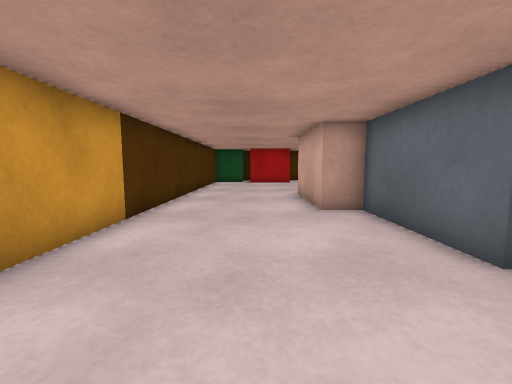
[1] (above)

12 first-person views from a walk through a Gazebo world. The camera is 0.31 m above the floor, tilts 6° down and sees 90° across. The floor is counted in squares, 0.25 m on a side. Each view is taken from the middle of a square. On the plan, view 1 faces up. The plan holds only what a view shows up to about 12 squares ahead; the rest is blank. The place goes on beyond the plan.

[2]
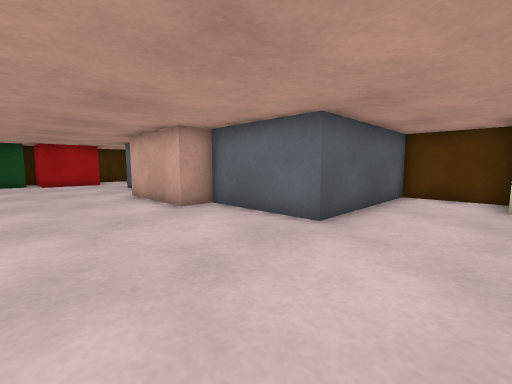

[3]
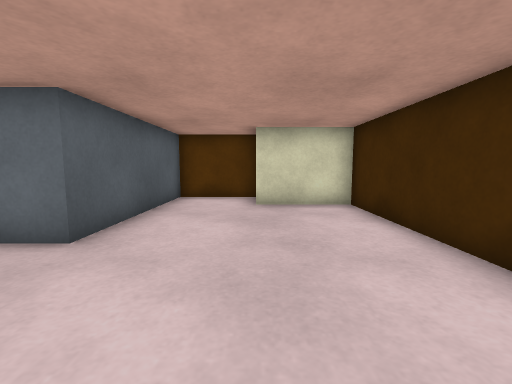

[4]
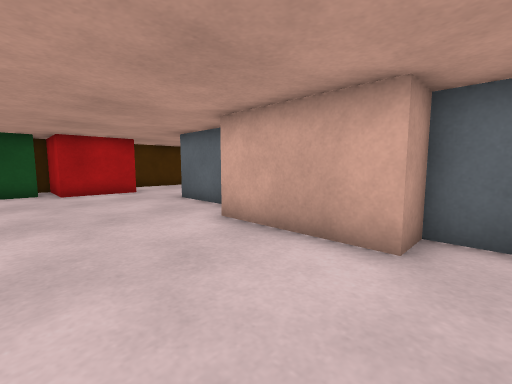

[5]
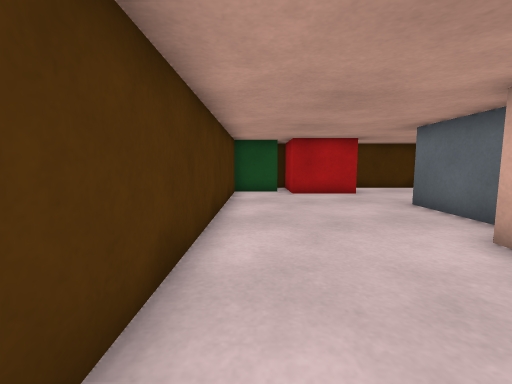

[6]
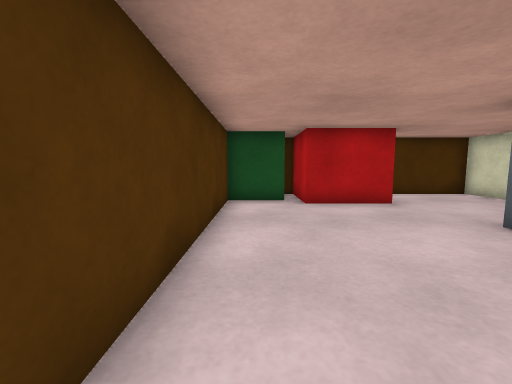

[7]
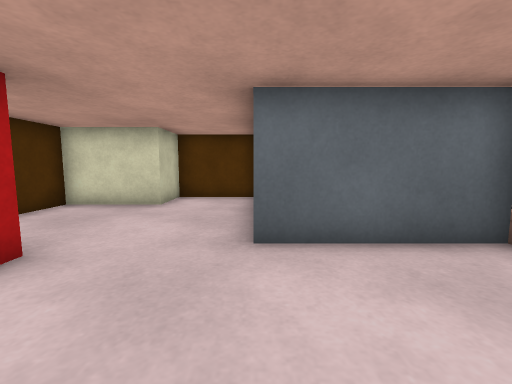

[8]
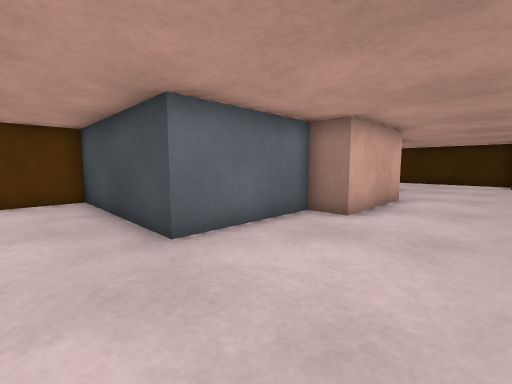

[9]
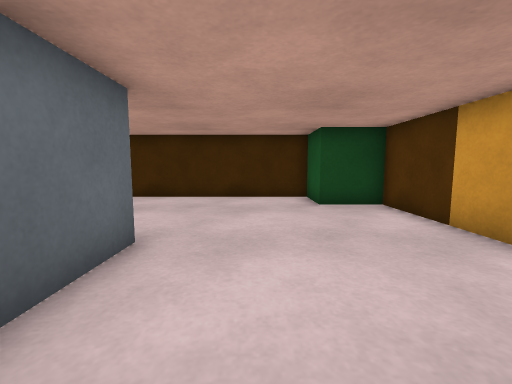

[10]
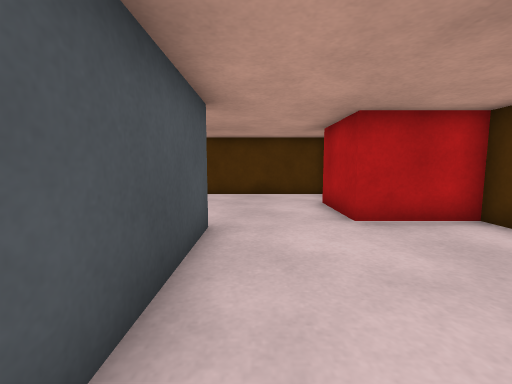

[11]
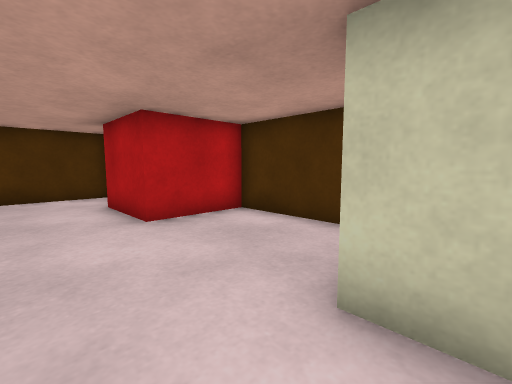

[12]
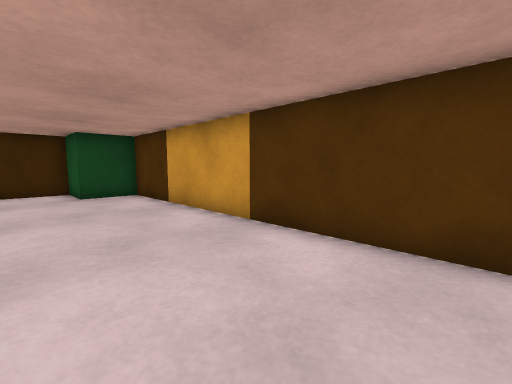

### Floor plan
Ten units are one square. View 1 is at (0, 0); x grows to the right and y downward. Boxes are objects, and circles mark ways between rooms. Rooms are numbered by the first view taken in them; rooms with no view inside come last. Other rooms are left out.
<svg viewBox="-35 -215 130 250">
<path fill="none" stroke="#000" d="M90 1 90 -30 30 -30 30 -70 18 -70 18 -110 30 -110 30 -150M15 -182 -4 -182 -4 -199M-9 -190 -30 -190 -30 10 -10 10 -10 30 70 30 70 0M30 -150 90 -150 90 -180 70 -180 70 -210 24 -210 24 -182 15 -182"/>
<circle cx="25" cy="-165" r="3" fill="#2a7"/>
<text x="10" y="-60">1</text>
<text x="50" y="-180">2</text>
</svg>
Room 1 opens to room 2.

Where each view was taken, in squares from view 1:
view 1: 0 up, 0 right, facing up
view 2: 0 up, 2 left, facing up-right
view 3: 0 up, 1 left, facing right
view 4: 6 up, 2 left, facing up-right
view 5: 7 up, 2 left, facing up
view 6: 10 up, 2 left, facing up
view 7: 15 up, 1 left, facing right
view 8: 17 up, 1 left, facing down-right
view 9: 7 up, 1 right, facing down
view 10: 16 up, 8 right, facing left
view 11: 16 up, 8 right, facing up-left
view 12: 10 up, 1 right, facing down-left
